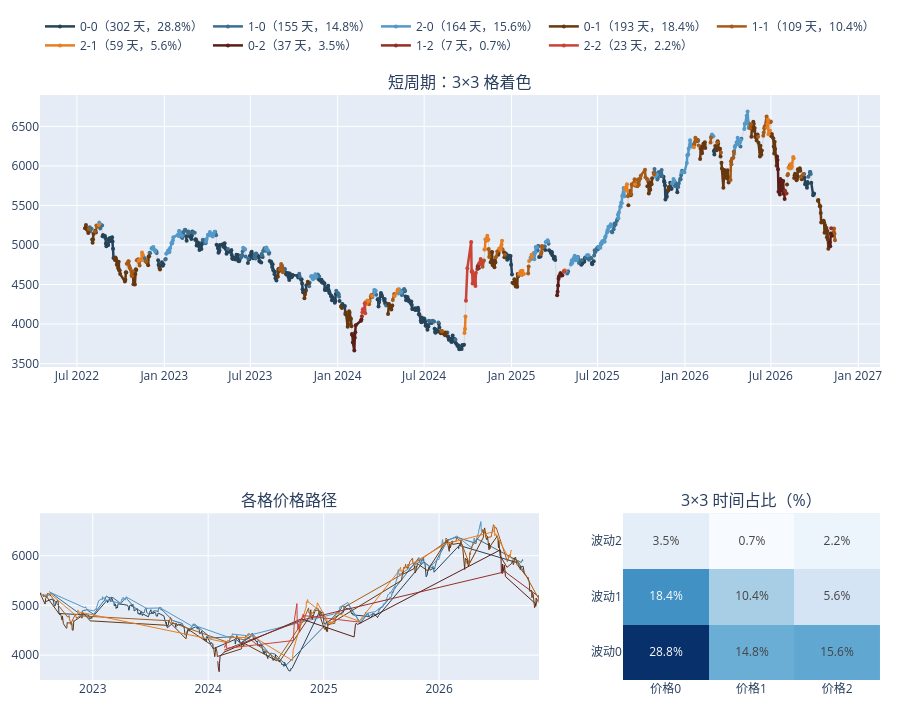

Source (notebook cell):
### Markdown cell above
## 七、短周期九宫格（3×3）

### Code cell
plot_grid('短价格', '短波动', '短周期').show()
